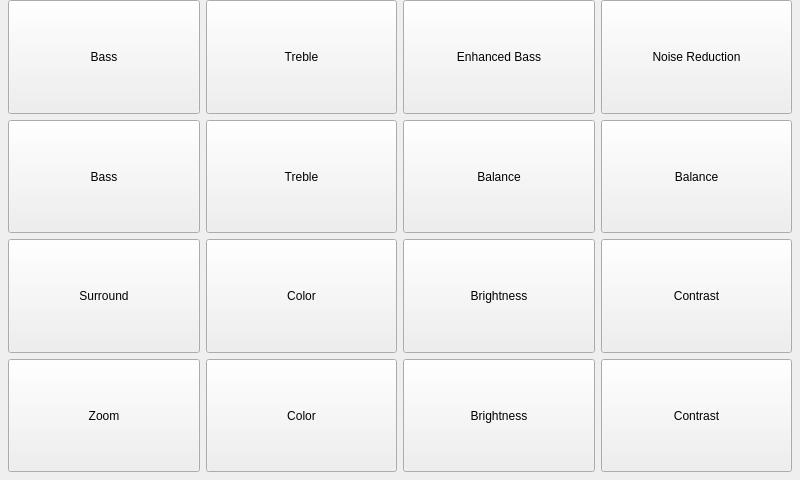
<?xml version="1.0" encoding="UTF-8"?>
<ui version="4.0">
 <class>PIRAdjustForm</class>
 <widget class="QWidget" name="PIRAdjustForm">
  <property name="geometry">
   <rect>
    <x>0</x>
    <y>0</y>
    <width>800</width>
    <height>480</height>
   </rect>
  </property>
  <property name="windowTitle">
   <string>Form</string>
  </property>
  <layout class="QGridLayout" name="gridLayout">
   <property name="leftMargin">
    <number>8</number>
   </property>
   <property name="topMargin">
    <number>0</number>
   </property>
   <property name="rightMargin">
    <number>8</number>
   </property>
   <property name="bottomMargin">
    <number>8</number>
   </property>
   <item row="0" column="0">
    <widget class="QPushButton" name="bassUpButton">
     <property name="sizePolicy">
      <sizepolicy hsizetype="Expanding" vsizetype="Expanding">
       <horstretch>0</horstretch>
       <verstretch>0</verstretch>
      </sizepolicy>
     </property>
     <property name="text">
      <string>Bass</string>
     </property>
     <property name="icon">
      <iconset resource="../PierogiResources.qrc">
       <normaloff>:/icons/arrow_top_icon&amp;48.png</normaloff>:/icons/arrow_top_icon&amp;48.png</iconset>
     </property>
     <property name="iconSize">
      <size>
       <width>48</width>
       <height>48</height>
      </size>
     </property>
    </widget>
   </item>
   <item row="0" column="1">
    <widget class="QPushButton" name="trebleUpButton">
     <property name="sizePolicy">
      <sizepolicy hsizetype="Expanding" vsizetype="Expanding">
       <horstretch>0</horstretch>
       <verstretch>0</verstretch>
      </sizepolicy>
     </property>
     <property name="text">
      <string>Treble</string>
     </property>
     <property name="icon">
      <iconset resource="../PierogiResources.qrc">
       <normaloff>:/icons/arrow_top_icon&amp;48.png</normaloff>:/icons/arrow_top_icon&amp;48.png</iconset>
     </property>
     <property name="iconSize">
      <size>
       <width>48</width>
       <height>48</height>
      </size>
     </property>
    </widget>
   </item>
   <item row="0" column="2">
    <widget class="QPushButton" name="enhancedBassButton">
     <property name="sizePolicy">
      <sizepolicy hsizetype="Expanding" vsizetype="Expanding">
       <horstretch>0</horstretch>
       <verstretch>0</verstretch>
      </sizepolicy>
     </property>
     <property name="text">
      <string>Enhanced Bass</string>
     </property>
    </widget>
   </item>
   <item row="0" column="3">
    <widget class="QPushButton" name="noiseReductionButton">
     <property name="sizePolicy">
      <sizepolicy hsizetype="Expanding" vsizetype="Expanding">
       <horstretch>0</horstretch>
       <verstretch>0</verstretch>
      </sizepolicy>
     </property>
     <property name="text">
      <string>Noise Reduction</string>
     </property>
    </widget>
   </item>
   <item row="1" column="0">
    <widget class="QPushButton" name="bassDownButton">
     <property name="sizePolicy">
      <sizepolicy hsizetype="Expanding" vsizetype="Expanding">
       <horstretch>0</horstretch>
       <verstretch>0</verstretch>
      </sizepolicy>
     </property>
     <property name="text">
      <string>Bass</string>
     </property>
     <property name="icon">
      <iconset resource="../PierogiResources.qrc">
       <normaloff>:/icons/arrow_bottom_icon&amp;48.png</normaloff>:/icons/arrow_bottom_icon&amp;48.png</iconset>
     </property>
     <property name="iconSize">
      <size>
       <width>48</width>
       <height>48</height>
      </size>
     </property>
    </widget>
   </item>
   <item row="1" column="1">
    <widget class="QPushButton" name="trebleDownButton">
     <property name="sizePolicy">
      <sizepolicy hsizetype="Expanding" vsizetype="Expanding">
       <horstretch>0</horstretch>
       <verstretch>0</verstretch>
      </sizepolicy>
     </property>
     <property name="text">
      <string>Treble</string>
     </property>
     <property name="icon">
      <iconset resource="../PierogiResources.qrc">
       <normaloff>:/icons/arrow_bottom_icon&amp;48.png</normaloff>:/icons/arrow_bottom_icon&amp;48.png</iconset>
     </property>
     <property name="iconSize">
      <size>
       <width>48</width>
       <height>48</height>
      </size>
     </property>
    </widget>
   </item>
   <item row="1" column="2">
    <widget class="QPushButton" name="balanceLeftButton">
     <property name="sizePolicy">
      <sizepolicy hsizetype="Expanding" vsizetype="Expanding">
       <horstretch>0</horstretch>
       <verstretch>0</verstretch>
      </sizepolicy>
     </property>
     <property name="text">
      <string>Balance</string>
     </property>
     <property name="icon">
      <iconset resource="../PierogiResources.qrc">
       <normaloff>:/icons/arrow_left_icon&amp;48.png</normaloff>:/icons/arrow_left_icon&amp;48.png</iconset>
     </property>
     <property name="iconSize">
      <size>
       <width>48</width>
       <height>48</height>
      </size>
     </property>
    </widget>
   </item>
   <item row="1" column="3">
    <widget class="QPushButton" name="balanceRightButton">
     <property name="sizePolicy">
      <sizepolicy hsizetype="Expanding" vsizetype="Expanding">
       <horstretch>0</horstretch>
       <verstretch>0</verstretch>
      </sizepolicy>
     </property>
     <property name="text">
      <string>Balance</string>
     </property>
     <property name="icon">
      <iconset resource="../PierogiResources.qrc">
       <normaloff>:/icons/arrow_right_icon&amp;48.png</normaloff>:/icons/arrow_right_icon&amp;48.png</iconset>
     </property>
     <property name="iconSize">
      <size>
       <width>48</width>
       <height>48</height>
      </size>
     </property>
    </widget>
   </item>
   <item row="2" column="0">
    <widget class="QPushButton" name="surroundButton">
     <property name="sizePolicy">
      <sizepolicy hsizetype="Expanding" vsizetype="Expanding">
       <horstretch>0</horstretch>
       <verstretch>0</verstretch>
      </sizepolicy>
     </property>
     <property name="text">
      <string>Surround</string>
     </property>
    </widget>
   </item>
   <item row="2" column="1">
    <widget class="QPushButton" name="colorUpButton">
     <property name="sizePolicy">
      <sizepolicy hsizetype="Expanding" vsizetype="Expanding">
       <horstretch>0</horstretch>
       <verstretch>0</verstretch>
      </sizepolicy>
     </property>
     <property name="text">
      <string>Color</string>
     </property>
     <property name="icon">
      <iconset resource="../PierogiResources.qrc">
       <normaloff>:/icons/arrow_top_icon&amp;48.png</normaloff>:/icons/arrow_top_icon&amp;48.png</iconset>
     </property>
     <property name="iconSize">
      <size>
       <width>48</width>
       <height>48</height>
      </size>
     </property>
    </widget>
   </item>
   <item row="2" column="2">
    <widget class="QPushButton" name="brightnessUpButton">
     <property name="sizePolicy">
      <sizepolicy hsizetype="Expanding" vsizetype="Expanding">
       <horstretch>0</horstretch>
       <verstretch>0</verstretch>
      </sizepolicy>
     </property>
     <property name="text">
      <string>Brightness</string>
     </property>
     <property name="icon">
      <iconset resource="../PierogiResources.qrc">
       <normaloff>:/icons/arrow_top_icon&amp;48.png</normaloff>:/icons/arrow_top_icon&amp;48.png</iconset>
     </property>
     <property name="iconSize">
      <size>
       <width>48</width>
       <height>48</height>
      </size>
     </property>
    </widget>
   </item>
   <item row="2" column="3">
    <widget class="QPushButton" name="contrastUpButton">
     <property name="sizePolicy">
      <sizepolicy hsizetype="Expanding" vsizetype="Expanding">
       <horstretch>0</horstretch>
       <verstretch>0</verstretch>
      </sizepolicy>
     </property>
     <property name="text">
      <string>Contrast</string>
     </property>
     <property name="icon">
      <iconset resource="../PierogiResources.qrc">
       <normaloff>:/icons/arrow_top_icon&amp;48.png</normaloff>:/icons/arrow_top_icon&amp;48.png</iconset>
     </property>
     <property name="iconSize">
      <size>
       <width>48</width>
       <height>48</height>
      </size>
     </property>
    </widget>
   </item>
   <item row="3" column="0">
    <widget class="QPushButton" name="zoomButton">
     <property name="sizePolicy">
      <sizepolicy hsizetype="Expanding" vsizetype="Expanding">
       <horstretch>0</horstretch>
       <verstretch>0</verstretch>
      </sizepolicy>
     </property>
     <property name="text">
      <string>Zoom</string>
     </property>
    </widget>
   </item>
   <item row="3" column="1">
    <widget class="QPushButton" name="colorDownButton">
     <property name="sizePolicy">
      <sizepolicy hsizetype="Expanding" vsizetype="Expanding">
       <horstretch>0</horstretch>
       <verstretch>0</verstretch>
      </sizepolicy>
     </property>
     <property name="text">
      <string>Color</string>
     </property>
     <property name="icon">
      <iconset resource="../PierogiResources.qrc">
       <normaloff>:/icons/arrow_bottom_icon&amp;48.png</normaloff>:/icons/arrow_bottom_icon&amp;48.png</iconset>
     </property>
     <property name="iconSize">
      <size>
       <width>48</width>
       <height>48</height>
      </size>
     </property>
    </widget>
   </item>
   <item row="3" column="2">
    <widget class="QPushButton" name="brightnessDownButton">
     <property name="sizePolicy">
      <sizepolicy hsizetype="Expanding" vsizetype="Expanding">
       <horstretch>0</horstretch>
       <verstretch>0</verstretch>
      </sizepolicy>
     </property>
     <property name="text">
      <string>Brightness</string>
     </property>
     <property name="icon">
      <iconset resource="../PierogiResources.qrc">
       <normaloff>:/icons/arrow_bottom_icon&amp;48.png</normaloff>:/icons/arrow_bottom_icon&amp;48.png</iconset>
     </property>
     <property name="iconSize">
      <size>
       <width>48</width>
       <height>48</height>
      </size>
     </property>
    </widget>
   </item>
   <item row="3" column="3">
    <widget class="QPushButton" name="contrastDownButton">
     <property name="sizePolicy">
      <sizepolicy hsizetype="Expanding" vsizetype="Expanding">
       <horstretch>0</horstretch>
       <verstretch>0</verstretch>
      </sizepolicy>
     </property>
     <property name="text">
      <string>Contrast</string>
     </property>
     <property name="icon">
      <iconset resource="../PierogiResources.qrc">
       <normaloff>:/icons/arrow_bottom_icon&amp;48.png</normaloff>:/icons/arrow_bottom_icon&amp;48.png</iconset>
     </property>
     <property name="iconSize">
      <size>
       <width>48</width>
       <height>48</height>
      </size>
     </property>
    </widget>
   </item>
  </layout>
 </widget>
 <resources>
  <include location="../PierogiResources.qrc"/>
 </resources>
 <connections>
  <connection>
   <sender>PIRAdjustForm</sender>
   <signal>bassUpEnabled(bool)</signal>
   <receiver>bassUpButton</receiver>
   <slot>setEnabled(bool)</slot>
   <hints>
    <hint type="sourcelabel">
     <x>399</x>
     <y>239</y>
    </hint>
    <hint type="destinationlabel">
     <x>102</x>
     <y>64</y>
    </hint>
   </hints>
  </connection>
  <connection>
   <sender>PIRAdjustForm</sender>
   <signal>trebleUpEnabled(bool)</signal>
   <receiver>trebleUpButton</receiver>
   <slot>setEnabled(bool)</slot>
   <hints>
    <hint type="sourcelabel">
     <x>399</x>
     <y>239</y>
    </hint>
    <hint type="destinationlabel">
     <x>300</x>
     <y>64</y>
    </hint>
   </hints>
  </connection>
  <connection>
   <sender>PIRAdjustForm</sender>
   <signal>enhancedBassEnabled(bool)</signal>
   <receiver>enhancedBassButton</receiver>
   <slot>setEnabled(bool)</slot>
   <hints>
    <hint type="sourcelabel">
     <x>399</x>
     <y>239</y>
    </hint>
    <hint type="destinationlabel">
     <x>499</x>
     <y>64</y>
    </hint>
   </hints>
  </connection>
  <connection>
   <sender>PIRAdjustForm</sender>
   <signal>noiseReductionEnabled(bool)</signal>
   <receiver>noiseReductionButton</receiver>
   <slot>setEnabled(bool)</slot>
   <hints>
    <hint type="sourcelabel">
     <x>399</x>
     <y>239</y>
    </hint>
    <hint type="destinationlabel">
     <x>697</x>
     <y>64</y>
    </hint>
   </hints>
  </connection>
  <connection>
   <sender>PIRAdjustForm</sender>
   <signal>bassDownEnabled(bool)</signal>
   <receiver>bassDownButton</receiver>
   <slot>setEnabled(bool)</slot>
   <hints>
    <hint type="sourcelabel">
     <x>399</x>
     <y>239</y>
    </hint>
    <hint type="destinationlabel">
     <x>102</x>
     <y>182</y>
    </hint>
   </hints>
  </connection>
  <connection>
   <sender>PIRAdjustForm</sender>
   <signal>trebleDownEnabled(bool)</signal>
   <receiver>trebleDownButton</receiver>
   <slot>setEnabled(bool)</slot>
   <hints>
    <hint type="sourcelabel">
     <x>399</x>
     <y>239</y>
    </hint>
    <hint type="destinationlabel">
     <x>300</x>
     <y>182</y>
    </hint>
   </hints>
  </connection>
  <connection>
   <sender>PIRAdjustForm</sender>
   <signal>balanceLeftEnabled(bool)</signal>
   <receiver>balanceLeftButton</receiver>
   <slot>setEnabled(bool)</slot>
   <hints>
    <hint type="sourcelabel">
     <x>399</x>
     <y>239</y>
    </hint>
    <hint type="destinationlabel">
     <x>499</x>
     <y>182</y>
    </hint>
   </hints>
  </connection>
  <connection>
   <sender>PIRAdjustForm</sender>
   <signal>balanceRightEnabled(bool)</signal>
   <receiver>balanceRightButton</receiver>
   <slot>setEnabled(bool)</slot>
   <hints>
    <hint type="sourcelabel">
     <x>399</x>
     <y>239</y>
    </hint>
    <hint type="destinationlabel">
     <x>697</x>
     <y>182</y>
    </hint>
   </hints>
  </connection>
  <connection>
   <sender>PIRAdjustForm</sender>
   <signal>surroundEnabled(bool)</signal>
   <receiver>surroundButton</receiver>
   <slot>setEnabled(bool)</slot>
   <hints>
    <hint type="sourcelabel">
     <x>399</x>
     <y>239</y>
    </hint>
    <hint type="destinationlabel">
     <x>102</x>
     <y>301</y>
    </hint>
   </hints>
  </connection>
  <connection>
   <sender>PIRAdjustForm</sender>
   <signal>colorUpEnabled(bool)</signal>
   <receiver>colorUpButton</receiver>
   <slot>setEnabled(bool)</slot>
   <hints>
    <hint type="sourcelabel">
     <x>399</x>
     <y>239</y>
    </hint>
    <hint type="destinationlabel">
     <x>300</x>
     <y>301</y>
    </hint>
   </hints>
  </connection>
  <connection>
   <sender>PIRAdjustForm</sender>
   <signal>brightnessUpEnabled(bool)</signal>
   <receiver>brightnessUpButton</receiver>
   <slot>setEnabled(bool)</slot>
   <hints>
    <hint type="sourcelabel">
     <x>399</x>
     <y>239</y>
    </hint>
    <hint type="destinationlabel">
     <x>499</x>
     <y>301</y>
    </hint>
   </hints>
  </connection>
  <connection>
   <sender>PIRAdjustForm</sender>
   <signal>contrastUpEnabled(bool)</signal>
   <receiver>contrastUpButton</receiver>
   <slot>setEnabled(bool)</slot>
   <hints>
    <hint type="sourcelabel">
     <x>399</x>
     <y>239</y>
    </hint>
    <hint type="destinationlabel">
     <x>697</x>
     <y>301</y>
    </hint>
   </hints>
  </connection>
  <connection>
   <sender>PIRAdjustForm</sender>
   <signal>zoomEnabled(bool)</signal>
   <receiver>zoomButton</receiver>
   <slot>setEnabled(bool)</slot>
   <hints>
    <hint type="sourcelabel">
     <x>399</x>
     <y>239</y>
    </hint>
    <hint type="destinationlabel">
     <x>102</x>
     <y>419</y>
    </hint>
   </hints>
  </connection>
  <connection>
   <sender>PIRAdjustForm</sender>
   <signal>colorDownEnabled(bool)</signal>
   <receiver>colorDownButton</receiver>
   <slot>setEnabled(bool)</slot>
   <hints>
    <hint type="sourcelabel">
     <x>399</x>
     <y>239</y>
    </hint>
    <hint type="destinationlabel">
     <x>300</x>
     <y>419</y>
    </hint>
   </hints>
  </connection>
  <connection>
   <sender>PIRAdjustForm</sender>
   <signal>brightnessDownEnabled(bool)</signal>
   <receiver>brightnessDownButton</receiver>
   <slot>setEnabled(bool)</slot>
   <hints>
    <hint type="sourcelabel">
     <x>399</x>
     <y>239</y>
    </hint>
    <hint type="destinationlabel">
     <x>499</x>
     <y>419</y>
    </hint>
   </hints>
  </connection>
  <connection>
   <sender>PIRAdjustForm</sender>
   <signal>contrastDownEnabled(bool)</signal>
   <receiver>contrastDownButton</receiver>
   <slot>setEnabled(bool)</slot>
   <hints>
    <hint type="sourcelabel">
     <x>399</x>
     <y>239</y>
    </hint>
    <hint type="destinationlabel">
     <x>697</x>
     <y>419</y>
    </hint>
   </hints>
  </connection>
 </connections>
 <slots>
  <signal>bassUpEnabled(bool)</signal>
  <signal>trebleUpEnabled(bool)</signal>
  <signal>enhancedBassEnabled(bool)</signal>
  <signal>noiseReductionEnabled(bool)</signal>
  <signal>bassDownEnabled(bool)</signal>
  <signal>trebleDownEnabled(bool)</signal>
  <signal>balanceLeftEnabled(bool)</signal>
  <signal>balanceRightEnabled(bool)</signal>
  <signal>surroundEnabled(bool)</signal>
  <signal>colorUpEnabled(bool)</signal>
  <signal>brightnessUpEnabled(bool)</signal>
  <signal>contrastUpEnabled(bool)</signal>
  <signal>zoomEnabled(bool)</signal>
  <signal>colorDownEnabled(bool)</signal>
  <signal>brightnessDownEnabled(bool)</signal>
  <signal>contrastDownEnabled(bool)</signal>
 </slots>
</ui>
